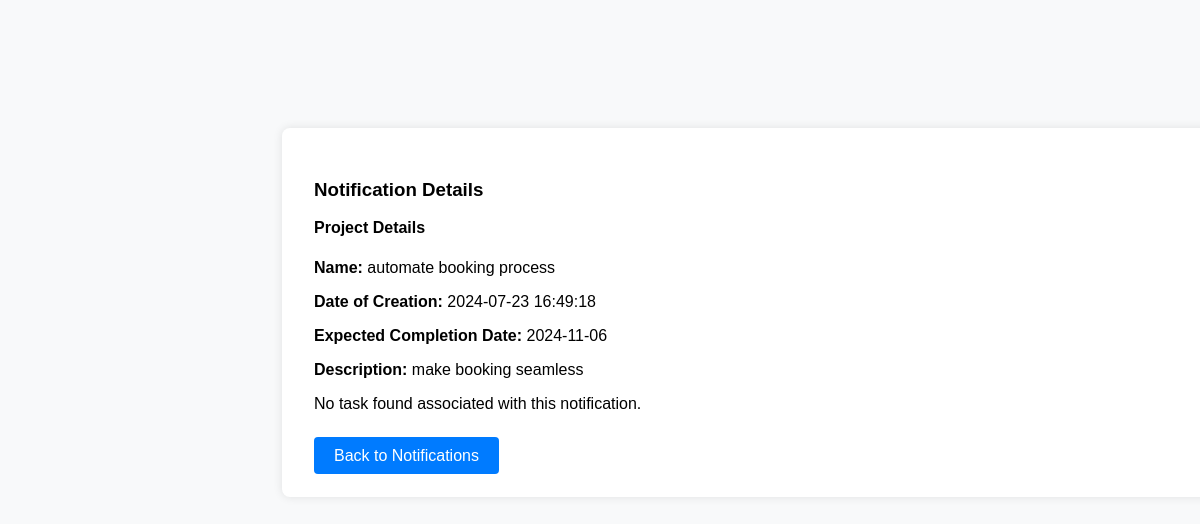
The app's page /view_notification.php?project_id=2 (signed in) with its own data.
### tables this page shows
CREATE TABLE `projects` (
  `id` int(11) NOT NULL,
  `name` varchar(100) NOT NULL,
  `department_id` int(11) DEFAULT NULL,
  `manager_id` int(11) DEFAULT NULL,
  `status` enum('not_started','in_progress','completed','pending') DEFAULT 'not_started',
  `description` varchar(255) DEFAULT NULL,
  `state` enum('active','disabled') DEFAULT 'active',
  `disable_description` varchar(255) DEFAULT NULL,
  `created_at` datetime NOT NULL DEFAULT current_timestamp(),
  `expected_due_date` date NOT NULL DEFAULT '2024-01-01'
);

### view_notification.php (the view, shortened to what this page needs)
<?php
include 'db.php';
$project_id = $_GET['project_id'] ?? null;
$project = null;
$task = null;
if ($project_id) {
    $stmt = $conn->prepare("SELECT * FROM projects WHERE id = ?");
    $stmt->bind_param("i", $project_id);
    $stmt->execute();
    $project = $stmt->get_result()->fetch_assoc();
}
?>
<!DOCTYPE html>
<html lang="en">
<head>
    <link rel="stylesheet" href="dashboard.css">
</head>
<body>
    <div class="container">
        <div class="card">
            <h3>Notification Details</h3>
            <?php if ($project): ?>
                <h4>Project Details</h4>
                <p><strong>Name:</strong> <?= htmlspecialchars($project['name']) ?></p>
                <p><strong>Date of Creation:</strong> <?= htmlspecialchars($project['created_at']) ?></p>
                <p><strong>Expected Completion Date:</strong> <?= htmlspecialchars($project['expected_due_date']) ?></p>
                <p><strong>Description:</strong> <?= htmlspecialchars($project['description']) ?></p>
            <?php else: ?>
                <p>No project found associated with this notification.</p>
            <?php endif; ?>
            <?php if ($task): ?>
                <h4>Task Details</h4>
                <p><strong>Project Name:</strong> <?= htmlspecialchars($project['name']) ?></p>
                <p><strong>Task Name:</strong> <?= htmlspecialchars($task['name']) ?></p>
                <p><strong>Date of Creation:</strong> <?= htmlspecialchars($task['created_at']) ?></p>
                <p><strong>Expected Completion Date:</strong> <?= htmlspecialchars($task['due_date']) ?></p>
                <p><strong>Description:</strong> <?= htmlspecialchars($task['description']) ?></p>
            <?php else: ?>
                <p>No task found associated with this notification.</p>
            <?php endif; ?>
            <br>
            <a href="notifications.php" class="button">Back to Notifications</a>
        </div>
    </div>
</body>
</html>

### dashboard.css (style rules this page uses)
body { font-family: Arial, sans-serif; background-color: #f8f9fa; display: flex; flex-direction: column; align-items: left; height: 100vh; margin: 0; padding-top: 6rem; }
.container { margin-left: 250px; margin-top: 6rem; padding: 2rem; width: calc(100% - 250px); overflow-y: auto; max-height: calc(100vh - 6rem); }
.card { background: white; padding: 2rem; border-radius: 0.5rem; box-shadow: 0 0 10px rgba(0, 0, 0, 0.1); margin-bottom: 1.5rem; }
h4 { margin-top: 0; }
.button { background-color: #007bff; color: white; padding: 10px 20px; text-decoration: none; border-radius: 4px; }
body, html { overflow: hidden; margin: 0; padding: 0; height: 100%; }

### records on screen
projects: name "automate booking process", created_at "2024-07-23 16:49:18", expected_due_date "2024-11-06", description "make booking seamless"
